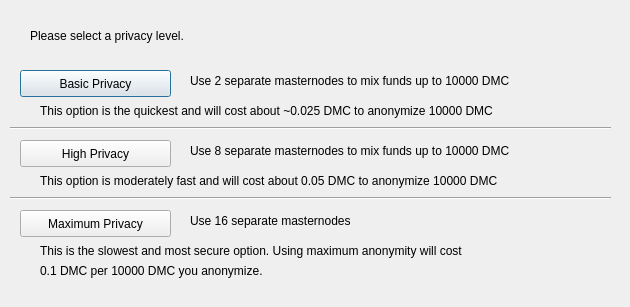
<?xml version="1.0" encoding="UTF-8"?>
<ui version="4.0">
 <class>ObfuscationConfig</class>
 <widget class="QDialog" name="ObfuscationConfig">
  <property name="geometry">
   <rect>
    <x>0</x>
    <y>0</y>
    <width>630</width>
    <height>307</height>
   </rect>
  </property>
  <property name="windowTitle">
   <string>Configure Obfuscation</string>
  </property>
  <widget class="QPushButton" name="buttonBasic">
   <property name="geometry">
    <rect>
     <x>20</x>
     <y>70</y>
     <width>151</width>
     <height>27</height>
    </rect>
   </property>
   <property name="text">
    <string>Basic Privacy</string>
   </property>
  </widget>
  <widget class="QPushButton" name="buttonHigh">
   <property name="geometry">
    <rect>
     <x>20</x>
     <y>140</y>
     <width>151</width>
     <height>27</height>
    </rect>
   </property>
   <property name="text">
    <string>High Privacy</string>
   </property>
  </widget>
  <widget class="QPushButton" name="buttonMax">
   <property name="geometry">
    <rect>
     <x>20</x>
     <y>210</y>
     <width>151</width>
     <height>27</height>
    </rect>
   </property>
   <property name="text">
    <string>Maximum Privacy</string>
   </property>
  </widget>
  <widget class="QLabel" name="label">
   <property name="geometry">
    <rect>
     <x>30</x>
     <y>20</y>
     <width>571</width>
     <height>31</height>
    </rect>
   </property>
   <property name="text">
    <string>Please select a privacy level.</string>
   </property>
  </widget>
  <widget class="QLabel" name="label_2">
   <property name="geometry">
    <rect>
     <x>190</x>
     <y>70</y>
     <width>421</width>
     <height>21</height>
    </rect>
   </property>
   <property name="text">
    <string>Use 2 separate masternodes to mix funds up to 10000 DMC</string>
   </property>
  </widget>
  <widget class="QLabel" name="label_3">
   <property name="geometry">
    <rect>
     <x>190</x>
     <y>140</y>
     <width>411</width>
     <height>21</height>
    </rect>
   </property>
   <property name="text">
    <string>Use 8 separate masternodes to mix funds up to 10000 DMC</string>
   </property>
  </widget>
  <widget class="QLabel" name="label_4">
   <property name="geometry">
    <rect>
     <x>190</x>
     <y>210</y>
     <width>421</width>
     <height>21</height>
    </rect>
   </property>
   <property name="text">
    <string>Use 16 separate masternodes</string>
   </property>
  </widget>
  <widget class="QLabel" name="label_6">
   <property name="geometry">
    <rect>
     <x>40</x>
     <y>100</y>
     <width>561</width>
     <height>21</height>
    </rect>
   </property>
   <property name="text">
    <string>This option is the quickest and will cost about ~0.025 DMC to anonymize 10000 DMC</string>
   </property>
  </widget>
  <widget class="QLabel" name="label_7">
   <property name="geometry">
    <rect>
     <x>40</x>
     <y>170</y>
     <width>561</width>
     <height>21</height>
    </rect>
   </property>
   <property name="text">
    <string>This option is moderately fast and will cost about 0.05 DMC to anonymize 10000 DMC</string>
   </property>
  </widget>
  <widget class="QLabel" name="label_8">
   <property name="geometry">
    <rect>
     <x>40</x>
     <y>240</y>
     <width>561</width>
     <height>21</height>
    </rect>
   </property>
   <property name="text">
    <string>This is the slowest and most secure option. Using maximum anonymity will cost</string>
   </property>
  </widget>
  <widget class="QLabel" name="label_9">
   <property name="geometry">
    <rect>
     <x>40</x>
     <y>260</y>
     <width>561</width>
     <height>21</height>
    </rect>
   </property>
   <property name="text">
    <string>0.1 DMC per 10000 DMC you anonymize.</string>
   </property>
  </widget>
  <widget class="Line" name="line">
   <property name="geometry">
    <rect>
     <x>10</x>
     <y>120</y>
     <width>601</width>
     <height>16</height>
    </rect>
   </property>
   <property name="orientation">
    <enum>Qt::Horizontal</enum>
   </property>
  </widget>
  <widget class="Line" name="line_2">
   <property name="geometry">
    <rect>
     <x>10</x>
     <y>190</y>
     <width>601</width>
     <height>16</height>
    </rect>
   </property>
   <property name="orientation">
    <enum>Qt::Horizontal</enum>
   </property>
  </widget>
 </widget>
 <resources/>
 <connections/>
</ui>
